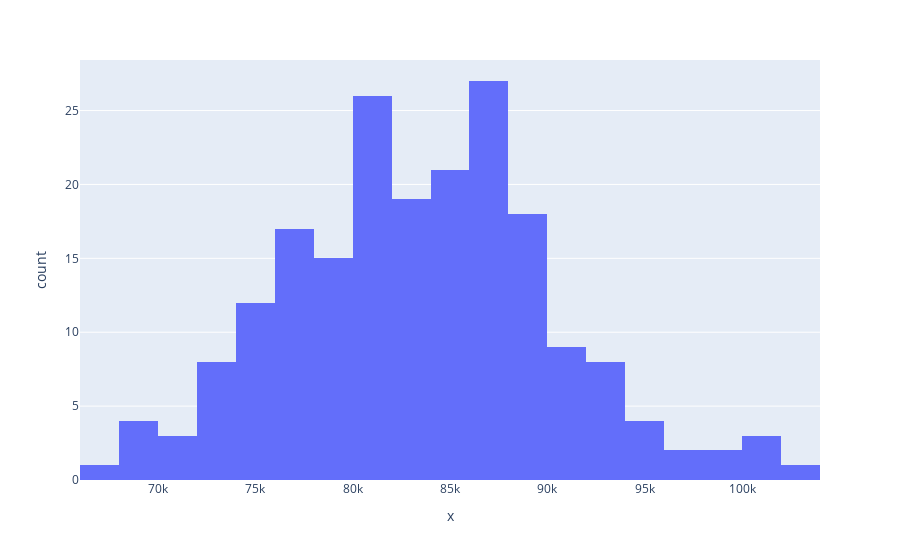

The code cell stored with this chart in its notebook:
### Code cell
import plotly.express as px
df = px.data.tips()
fig = px.histogram(df, x=sample_median)
fig.show()

### Figure 1 — Plotly figure (JSON) as saved in the notebook; plotly's stock layout.template omitted (floating-point values rounded to 4 significant figures; data arrays with more than 128 entries replaced by an {"elided": "..."} marker saying what was removed)
{"data": [{"alignmentgroup": "True", "bingroup": "x", "hovertemplate": "x=%{x}<br>count=%{y}<extra></extra>", "legendgroup": "", "marker": {"color": "#636efa", "pattern": {"shape": ""}}, "name": "", "offsetgroup": "", "orientation": "v", "showlegend": false, "type": "histogram", "x": {"elided": "200 float values"}, "xaxis": "x", "yaxis": "y"}], "layout": {"barmode": "relative", "legend": {"tracegroupgap": 0}, "margin": {"t": 60}, "xaxis": {"anchor": "y", "domain": [0, 1], "title": {"text": "x"}}, "yaxis": {"anchor": "x", "domain": [0, 1], "title": {"text": "count"}}}}
